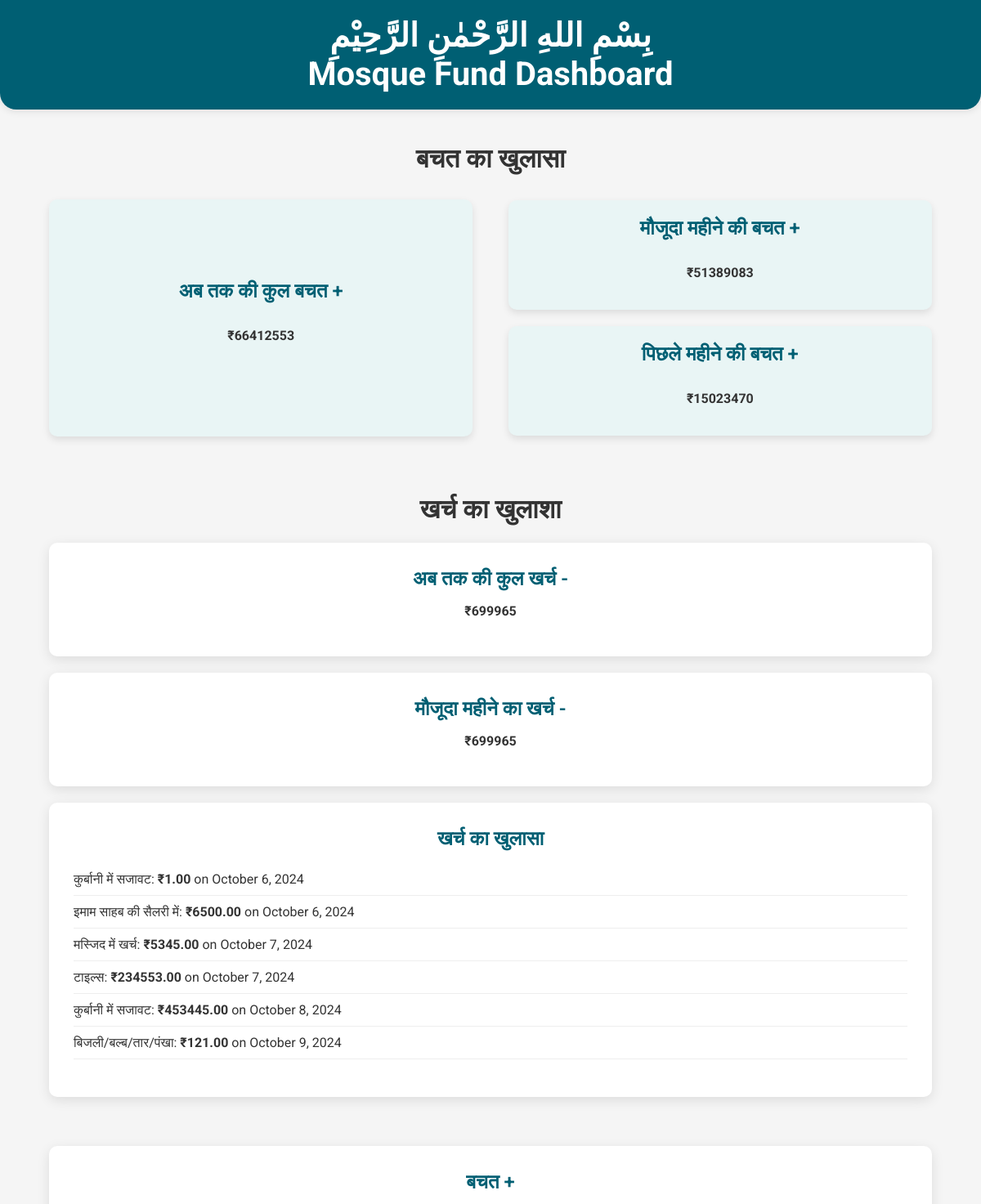
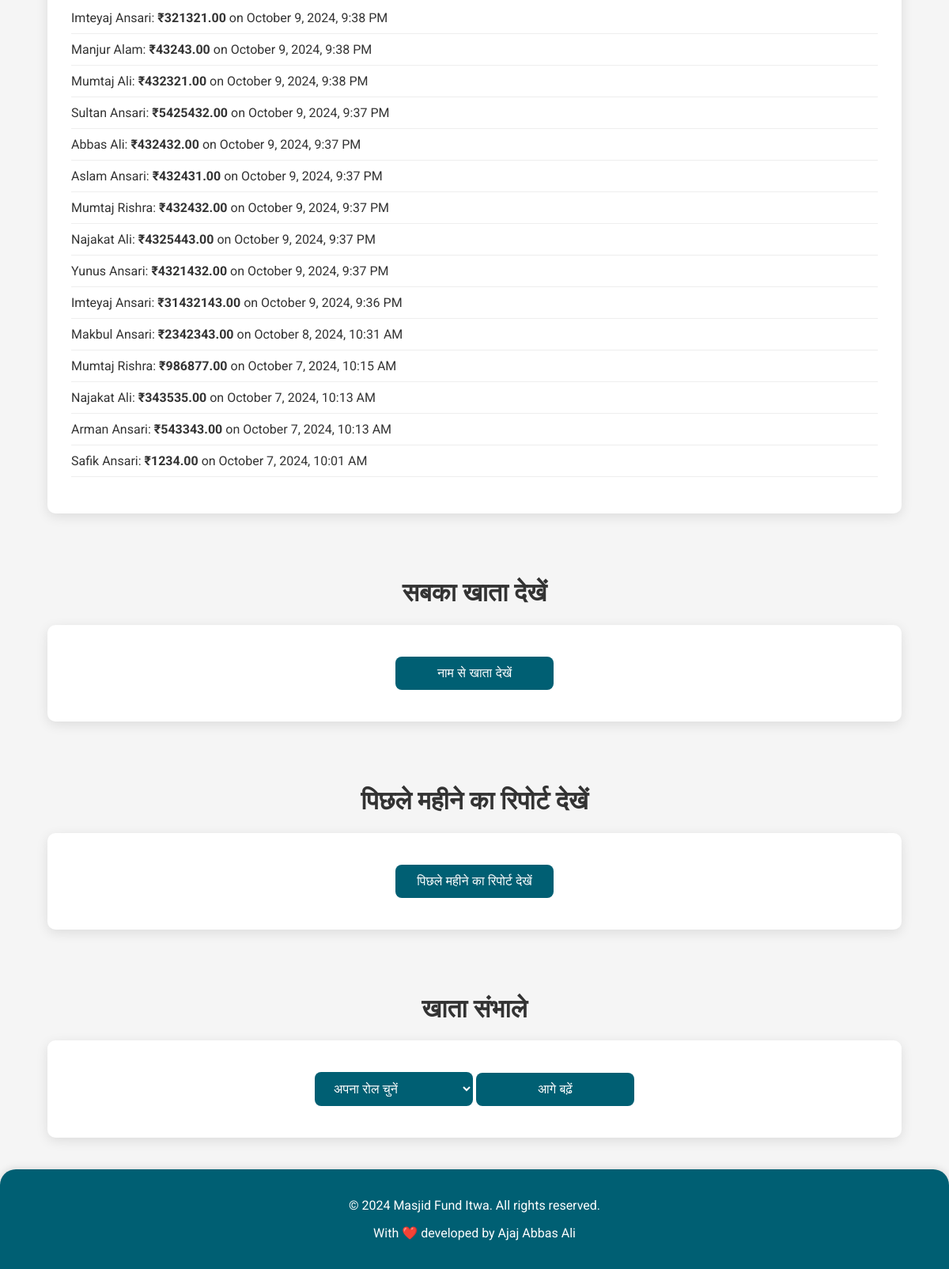
The page /home on the database its author committed (2 pictures, top to bottom).
### community_fund/models.py (models this page shows, shortened)
class Deduction(models.Model):
    CATEGORY_CHOICES = [
        ('इमाम साहब की सैलरी में', 'इमाम साहब की सैलरी में'),
        ('मस्जिद में खर्च', 'मस्जिद में खर्च'),
        ('बिजली/बल्ब/तार/पंखा', 'बिजली/बल्ब/तार/पंखा'),
        ('साउंड सिस्टम', 'साउंड सिस्टम'),
        ('ईद में सजावट', 'ईद में सजावट'),
        ('कुर्बानी में सजावट', 'कुर्बानी में सजावट'),
        ('चापाकल', 'चापाकल'),
        ('वाइपर खरीदने में', 'वाइपर खरीदने में'),
        ('झाड़ू', 'झाड़ू'),
        ('ताला/चाबी', 'ताला/चाबी'),
        ('लोटा', 'लोटा'),
        ('पेंटिंग', 'पेंटिंग'),
        ('ईंट', 'ईंट'),
        ('गिट्टी', 'गिट्टी'),
        ('बालू', 'बालू'),
        ('सीमेंट', 'सीमेंट'),
        ('छड़', 'छड़'),
        ('मिस्त्री/लेबर', 'मिस्त्री/लेबर'),
        ('टाइल्स', 'टाइल्स'),
    ]
    category = models.CharField(max_length=30, choices=CATEGORY_CHOICES)
    amount = models.DecimalField(max_digits=10, decimal_places=2)
    date = models.DateTimeField(default=timezone.now)

class Transaction(models.Model):
    user = models.ForeignKey(User, on_delete=models.CASCADE)
    amount = models.DecimalField(max_digits=10, decimal_places=2)
    date = models.DateTimeField(default=timezone.now)

class User(models.Model):
    name = models.CharField(max_length=100)
    joined_date = models.DateTimeField(default=timezone.now)
    is_active = models.BooleanField(default=True)

### community_fund/views.py (the view)
# urls.py: path('home', views.home, name='home'),
def home(request):
    now = timezone.now()
    total_savings = Transaction.objects.aggregate(total=Sum('amount'))['total'] or 0
    current_month_deductions = Deduction.objects.filter(
        date__year=now.year,
        date__month=now.month
    ).aggregate(total=Sum('amount'))['total'] or 0
    total_deductions = Deduction.objects.aggregate(total=Sum('amount'))['total'] or 0
    net_total_savings = total_savings - total_deductions
    current_month_savings = Transaction.objects.filter(
        date__year=now.year,
        date__month=now.month
    ).aggregate(total=Sum('amount'))['total'] or 0
    now = timezone.now()
    current_month = now.month
    current_year = now.year
    first_day_of_current_month = datetime.date(current_year, current_month, 1)
    last_day_of_current_month = datetime.date(current_year, current_month, monthrange(current_year, current_month)[1])
    first_day_of_previous_month = datetime.date(current_year, current_month - 1, 1) if current_month > 1 else datetime.date(current_year - 1, 12, 1)
    last_day_of_previous_month = timezone.make_aware(datetime.datetime(current_year, current_month, 1) - datetime.timedelta(days=1))
    current_month_transactions = Transaction.objects.filter(date__range=[first_day_of_current_month, now])
    current_month_savings_after_deduction = current_month_savings - current_month_deductions
    recent_transactions = Transaction.objects.order_by('-date')[:15]
    previous_month_transactions = Transaction.objects.filter(date__range=[first_day_of_previous_month, last_day_of_previous_month])
    previous_month_deductions = Deduction.objects.filter(date__range=[first_day_of_previous_month, last_day_of_previous_month])
    total_income_previous = previous_month_transactions.aggregate(total=Sum('amount'))['total'] or 0
    total_deductions_previous = previous_month_deductions.aggregate(total=Sum('amount'))['total'] or 0
    total_savings_previous = total_income_previous - total_deductions_previous
    context = {
        'total_savings': net_total_savings,
        'current_month_savings': current_month_savings_after_deduction,
        'current_month_deductions': current_month_deductions,  # Current month deductions
        'total_deductions': total_deductions,  # Total deductions till now
        'recent_transactions': recent_transactions,
        'deductions': Deduction.objects.all(),  # Fetch all deductions to display in the template
        'total_savings_previous': total_savings_previous,
    }
    return render(request, 'home.html', context)

### community_fund/templates/home.html (shortened to what this page needs)
{% load static %}
<!DOCTYPE html>
<html lang="en">
<head>
</head>
<body>
    <header>
        <h1>بِسْمِ اللهِ الرَّحْمٰنِ الرَّحِيْمِ</h1>
        <h1>Mosque Fund Dashboard</h1>
    </header>
    <div class="section">
        <h1>बचत का खुलासा</h1>
        <div class="savings-container">
            <div class="savings-right">
                <div class="savings-card" style="width: 100%; height: 94%;">
                    <h2>अब तक की कुल बचत +</h2>
                    <p><strong>₹{{ total_savings }}</strong></p>
                </div>
            </div>
            <div class="savings-left">
                <div class="savings-card">
                    <h2>मौजूदा महीने की बचत +</h2>
                    <p><strong>₹{{ current_month_savings }}</strong></p>
                </div>
                <div class="savings-card">
                    <h2>पिछले महीने की बचत +</h2>
                    <p><strong>₹{{ total_savings_previous }}</strong></p>
                </div>
            </div>
        </div>
    </div>
    <div class="section">
        <h1>खर्च का खुलाशा</h1>
        <div class="card">
            <h2>अब तक की कुल खर्च -</h2>
            <p><strong>₹{{ total_deductions }}</strong></p>
        </div>
        <div class="card">
            <h2>मौजूदा महीने का खर्च -</h2>
            <p><strong>₹{{ current_month_deductions }}</strong></p>
        </div>
        <div class="card">
            <h2>खर्च का खुलासा</h2>
            {% if deductions %}
                <ul>
                    {% for deduction in deductions %}
                        <li>{{ deduction.category }}: <strong>₹{{ deduction.amount }}</strong> on {{ deduction.date|date:"F j, Y" }}</li>
                    {% endfor %}
                </ul>
            {% else %}
                <p>कोई कटौती दर्ज नहीं की गई है</p>
            {% endif %}
        </div>
    </div>
    <div class="section">
        <div class="card">
            <h2>बचत +</h2>
            {% if recent_transactions %}
                <ul>
                    {% for transaction in recent_transactions %}
                        <li>{{ transaction.user.name }}: <strong>₹{{ transaction.amount }}</strong> on {{ transaction.date|date:"F j, Y, g:i A" }}</li>
                    {% endfor %}
                </ul>
            {% else %}
                <p>बचत दर्ज नहीं कराई गई है</p>
            {% endif %}
        </div>
    </div>
    <div class="section">
        <h1>सबका खाता देखें</h1>
        <div class="card">
            <a href="{% url 'generate_user_report' %}">
                <button class="button" type="button">नाम से खाता देखें</button>
            </a>
        </div>
    </div>
    <div class="section">
        <h1>पिछले महीने का रिपोर्ट देखें</h1>
        <div class="card">
            <a href="{% url 'monthwise_report' %}">
                <button class="utton" type="button">पिछले महीने का रिपोर्ट देखें</button>
            </a>
        </div>
    </div>
    <div class="section">
        <h1>खाता संभाले</h1>
        <div class="card">
            <select id="userRoleDropdown" class="button">
                <option value="">अपना रोल चुनें</option>
            </select>
            <button class="button" type="button" onclick="redirectBasedOnRole()">आगे बढ़ें</button>
        </div>
    </div>
    <footer>
        <p>© 2024 Masjid Fund Itwa. All rights reserved.</p>
        <p>With ❤️ developed by Ajaj Abbas Ali</p>
    </footer>
</body>
</html>

### community_fund/templates/home.html (style rules this page uses)
* { box-sizing: border-box; }
body, html { margin: 0; padding: 0; }
body { font-family: 'Roboto', sans-serif; background: #f5f5f5; margin: 0; padding: 0; color: #333; display: flex; flex-direction: column; align-items: center; min-height: 100vh; }
header { background: #005f73; color: white; width: 100%; text-align: center; padding: 20px 0; border-radius: 0 0 20px 20px; box-shadow: 0 2px 10px rgba(0, 0, 0, 0.1); margin: 0; }
header h1 { margin: 0; font-size: 2.5em; }
.section { display: flex; flex-direction: column; align-items: center; width: 90%; max-width: 1200px; margin: 20px 0; }
.savings-container { display: flex; justify-content: space-between; width: 100%; }
.savings-left { display: flex; flex-direction: column; width: 48%; justify-content: space-between; }
.savings-right { width: 48%; display: flex; align-items: center; }
.savings-left .savings-card { height: 50%; }
.savings-card { background: #e9f5f5; border-radius: 10px; padding: 20px; box-shadow: 0 4px 10px rgba(0, 0, 0, 0.1); margin: 10px 0; text-align: center; transition: transform 0.3s ease; display: flex; flex-direction: column; justify-content: center; }
h2 { color: #005f73; margin: 0 0 15px; font-weight: 600; }
strong { color: #333; }
.card { background: white; border-radius: 10px; padding: 30px; box-shadow: 0 4px 15px rgba(0, 0, 0, 0.1); width: 100%; text-align: center; margin-bottom: 20px; transition: transform 0.3s ease; }
ul { list-style: none; padding: 0; text-align: left; }
li { padding: 10px 0; border-bottom: 1px solid #eee; }
.button { background: #005f73; color: white; padding: 12px 20px; border: none; border-radius: 8px; font-size: 16px; cursor: pointer; margin: 10px 0; transition: background 0.3s, transform 0.3s; width: 100%; max-width: 200px; }
.utton { background: #005f73; color: white; padding: 12px 20px; border: none; border-radius: 8px; font-size: 16px; cursor: pointer; margin: 10px 0; transition: background 0.3s, transform 0.3s; width: 100%; max-width: 200px; }
footer { margin-top: auto; padding: 20px; text-align: center; background-color: #005f73; color: white; width: 100%; border-radius: 20px 20px 0 0; box-shadow: 0 -2px 10px rgba(0, 0, 0, 0.1); }

### rows shown on the page
Deduction: category "कुर्बानी में सजावट", amount "1.00", date "October 6, 2024"
Deduction: category "इमाम साहब की सैलरी में", amount "6500.00", date "October 6, 2024"
Deduction: category "मस्जिद में खर्च", amount "5345.00", date "October 7, 2024"
Deduction: category "टाइल्स", amount "234553.00", date "October 7, 2024"
Deduction: category "कुर्बानी में सजावट", amount "453445.00", date "October 8, 2024"
Deduction: category "बिजली/बल्ब/तार/पंखा", amount "121.00", date "October 9, 2024"

### other values the page prints
{{ total_savings }} "66412553"
{{ current_month_savings }} "51389083"
{{ total_savings_previous }} "15023470"
{{ total_deductions }} "699965"
{{ current_month_deductions }} "699965"
